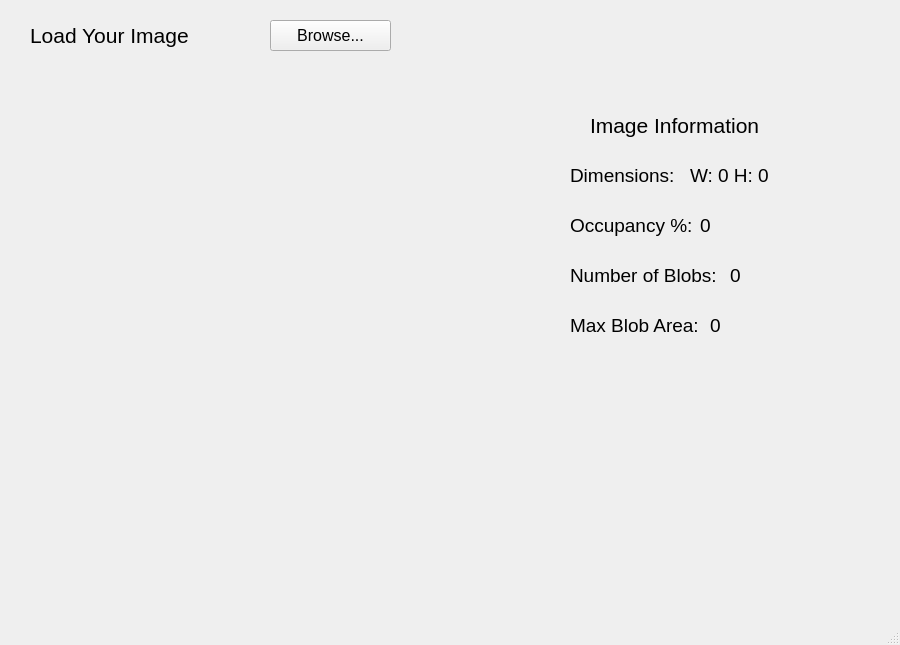
<?xml version="1.0" encoding="UTF-8"?>
<ui version="4.0">
 <class>MainWindow</class>
 <widget class="QMainWindow" name="MainWindow">
  <property name="geometry">
   <rect>
    <x>0</x>
    <y>0</y>
    <width>900</width>
    <height>645</height>
   </rect>
  </property>
  <property name="maximumSize">
   <size>
    <width>900</width>
    <height>645</height>
   </size>
  </property>
  <property name="windowTitle">
   <string>MainWindow</string>
  </property>
  <widget class="QWidget" name="centralwidget">
   <widget class="QLabel" name="label">
    <property name="geometry">
     <rect>
      <x>30</x>
      <y>20</y>
      <width>211</width>
      <height>31</height>
     </rect>
    </property>
    <property name="maximumSize">
     <size>
      <width>300</width>
      <height>200</height>
     </size>
    </property>
    <property name="font">
     <font>
      <pointsize>16</pointsize>
     </font>
    </property>
    <property name="text">
     <string>Load Your Image</string>
    </property>
   </widget>
   <widget class="QPushButton" name="pushButton">
    <property name="geometry">
     <rect>
      <x>270</x>
      <y>20</y>
      <width>121</width>
      <height>31</height>
     </rect>
    </property>
    <property name="maximumSize">
     <size>
      <width>250</width>
      <height>100</height>
     </size>
    </property>
    <property name="font">
     <font>
      <pointsize>12</pointsize>
     </font>
    </property>
    <property name="text">
     <string>Browse...</string>
    </property>
   </widget>
   <widget class="QLabel" name="label_pic">
    <property name="geometry">
     <rect>
      <x>30</x>
      <y>70</y>
      <width>500</width>
      <height>500</height>
     </rect>
    </property>
    <property name="maximumSize">
     <size>
      <width>500</width>
      <height>500</height>
     </size>
    </property>
    <property name="text">
     <string/>
    </property>
   </widget>
   <widget class="QLabel" name="DimLabel">
    <property name="geometry">
     <rect>
      <x>570</x>
      <y>150</y>
      <width>111</width>
      <height>51</height>
     </rect>
    </property>
    <property name="maximumSize">
     <size>
      <width>150</width>
      <height>75</height>
     </size>
    </property>
    <property name="font">
     <font>
      <pointsize>14</pointsize>
     </font>
    </property>
    <property name="text">
     <string>Dimensions:</string>
    </property>
   </widget>
   <widget class="QLabel" name="dims">
    <property name="geometry">
     <rect>
      <x>690</x>
      <y>150</y>
      <width>141</width>
      <height>51</height>
     </rect>
    </property>
    <property name="maximumSize">
     <size>
      <width>150</width>
      <height>75</height>
     </size>
    </property>
    <property name="font">
     <font>
      <pointsize>14</pointsize>
     </font>
    </property>
    <property name="text">
     <string>W: 0 H: 0</string>
    </property>
   </widget>
   <widget class="QLabel" name="percentDarkLabel">
    <property name="geometry">
     <rect>
      <x>570</x>
      <y>200</y>
      <width>121</width>
      <height>51</height>
     </rect>
    </property>
    <property name="maximumSize">
     <size>
      <width>150</width>
      <height>75</height>
     </size>
    </property>
    <property name="font">
     <font>
      <pointsize>14</pointsize>
     </font>
    </property>
    <property name="text">
     <string>Occupancy %:</string>
    </property>
   </widget>
   <widget class="QLabel" name="pDark">
    <property name="geometry">
     <rect>
      <x>700</x>
      <y>200</y>
      <width>121</width>
      <height>51</height>
     </rect>
    </property>
    <property name="maximumSize">
     <size>
      <width>150</width>
      <height>75</height>
     </size>
    </property>
    <property name="font">
     <font>
      <pointsize>14</pointsize>
     </font>
    </property>
    <property name="text">
     <string>0</string>
    </property>
   </widget>
   <widget class="QLabel" name="infolabel">
    <property name="geometry">
     <rect>
      <x>590</x>
      <y>100</y>
      <width>191</width>
      <height>51</height>
     </rect>
    </property>
    <property name="maximumSize">
     <size>
      <width>200</width>
      <height>60</height>
     </size>
    </property>
    <property name="font">
     <font>
      <pointsize>16</pointsize>
     </font>
    </property>
    <property name="text">
     <string>Image Information</string>
    </property>
   </widget>
   <widget class="QLabel" name="numBlobsLabel">
    <property name="geometry">
     <rect>
      <x>570</x>
      <y>250</y>
      <width>150</width>
      <height>51</height>
     </rect>
    </property>
    <property name="maximumSize">
     <size>
      <width>150</width>
      <height>75</height>
     </size>
    </property>
    <property name="font">
     <font>
      <pointsize>14</pointsize>
     </font>
    </property>
    <property name="text">
     <string>Number of Blobs:</string>
    </property>
   </widget>
   <widget class="QLabel" name="nBlobs">
    <property name="geometry">
     <rect>
      <x>730</x>
      <y>250</y>
      <width>121</width>
      <height>51</height>
     </rect>
    </property>
    <property name="maximumSize">
     <size>
      <width>150</width>
      <height>75</height>
     </size>
    </property>
    <property name="font">
     <font>
      <pointsize>14</pointsize>
     </font>
    </property>
    <property name="text">
     <string>0</string>
    </property>
   </widget>
   <widget class="QLabel" name="maxBlobAreaLabel">
    <property name="geometry">
     <rect>
      <x>570</x>
      <y>300</y>
      <width>131</width>
      <height>51</height>
     </rect>
    </property>
    <property name="maximumSize">
     <size>
      <width>150</width>
      <height>75</height>
     </size>
    </property>
    <property name="font">
     <font>
      <pointsize>14</pointsize>
     </font>
    </property>
    <property name="text">
     <string>Max Blob Area:</string>
    </property>
   </widget>
   <widget class="QLabel" name="mBArea">
    <property name="geometry">
     <rect>
      <x>710</x>
      <y>300</y>
      <width>121</width>
      <height>51</height>
     </rect>
    </property>
    <property name="maximumSize">
     <size>
      <width>150</width>
      <height>75</height>
     </size>
    </property>
    <property name="font">
     <font>
      <pointsize>14</pointsize>
     </font>
    </property>
    <property name="text">
     <string>0</string>
    </property>
   </widget>
  </widget>
  <widget class="QMenuBar" name="menubar">
   <property name="geometry">
    <rect>
     <x>0</x>
     <y>0</y>
     <width>900</width>
     <height>21</height>
    </rect>
   </property>
  </widget>
  <widget class="QStatusBar" name="statusbar"/>
 </widget>
 <resources/>
 <connections/>
</ui>
